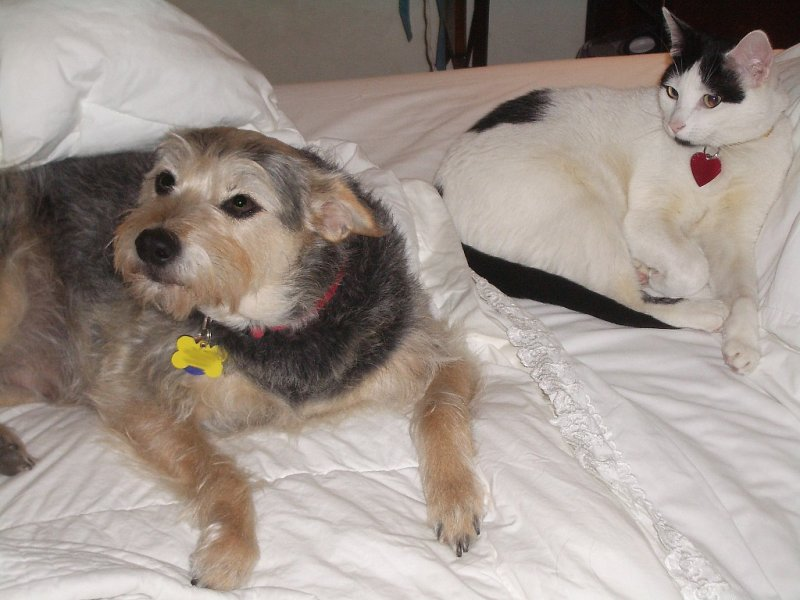
#> input picture sklearn_theano/datasets/images/cat_and_dog.jpg, 800 x 600 px
$ python -i overfeat_binary_wrapper.py   (imports and definitions only)   (older library calls are emulated)
#> lines starting #> are read from the running program, lines starting #| are printed output that depends on the picture
import numpy as np
try:
    import Image
except:
    from PIL import Image
import os
try:
    import commands
except:
    import subprocess as commands
import tempfile

overfeat_binary = os.environ.get('OVERFEAT_BINARY', None)
# [4 lines not run here, left out]

ld_library_path = os.environ.get('LD_LIBRARY_PATH', None)
# [4 lines not run here, left out]


def _jpg_or_png(image, tmp_file_dir=None, vmin=None, vmax=None):
    """Helper to make sure input is an image file. Will create a temporary
    file if necessary"""

    if isinstance(image, str):
        if image[-4:] == '.png':
            return image
        elif image[-4:] == '.jpg':
            return image
        else:
            raise NotImplementedError("Add filename suffixes here")

    elif isinstance(image, np.ndarray):
        if image.dtype != np.uint8:
            vmin = vmin or image.min()
            vmax = vmax or image.max()
            image = (image - vmin) / float(vmax - vmin)
            image = image * 256
            image = image.astype(int)
            image[image == 256] = 255
            image = image.astype(np.uint8)

        if image.ndim == 2:
            image = image[:, :, np.newaxis] * np.ones((1, 1, 3),
                                                      dtype=np.uint8)

        prefix = "overfeat"
        img = Image.fromarray(image)
        f = tempfile.NamedTemporaryFile(prefix=prefix, suffix=".png",
                                        dir=tmp_file_dir, delete=False)

        img.save(f)
        f.close()
        return f.name
    else:
        raise ValueError("Don't understand input image")


def get_overfeat_layer(image, layer=None, large_net=False, n_top=None):

    layer_cmd = (layer is not None and " --features-layer=%d" % layer) or ""
    large_cmd = (large_net and " --large_net") or ""
    n_top_cmd = (n_top is not None and " -n %d" % n_top) or ""

    image = _jpg_or_png(image)

    command = overfeat_binary + layer_cmd + large_cmd + n_top_cmd + " " \
        + image

    output = commands.getoutput(command)
    shape, content = output.split("\n")
    shape = list(map(int, shape.split(" ")))
    content = list(map(float, content.strip().split(" ")))

    output = np.array(content).reshape(shape)

    return output


# [4 lines not run here, left out]

>>> import cv2
>>> picture = cv2.imread('../datasets/images/cat_and_dog.jpg', cv2.IMREAD_GRAYSCALE)
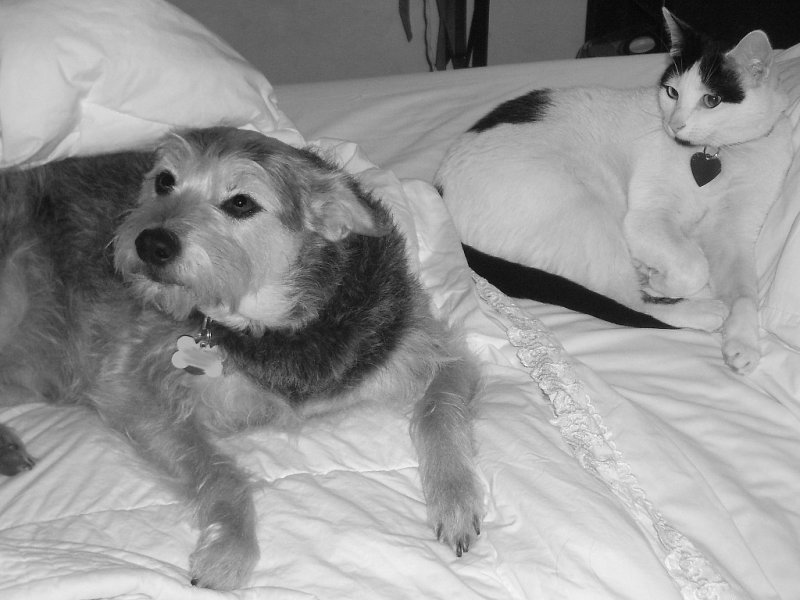
#> picture: shape (600, 800); min 1, max 253, mean 150.6
>>> result = get_overfeat_layer(picture)
#> (the run stopped early here; a loop or call above may not have finished)

$ run again, on sklearn_theano/datasets/images/sloth_closeup.jpg
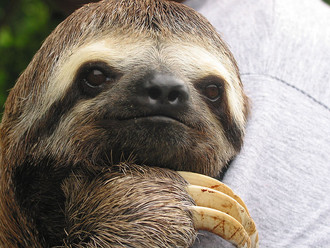
#> input picture sklearn_theano/datasets/images/sloth_closeup.jpg, 330 x 248 px
#> `picture = cv2.imread('../datasets/images/cat_and_dog.jpg', cv2.IMREAD_..`:
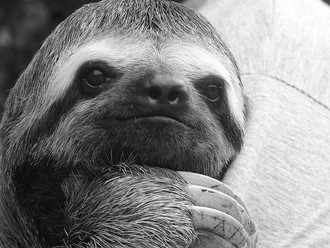
#> picture: shape (248, 330); min 0, max 255, mean 133.9
